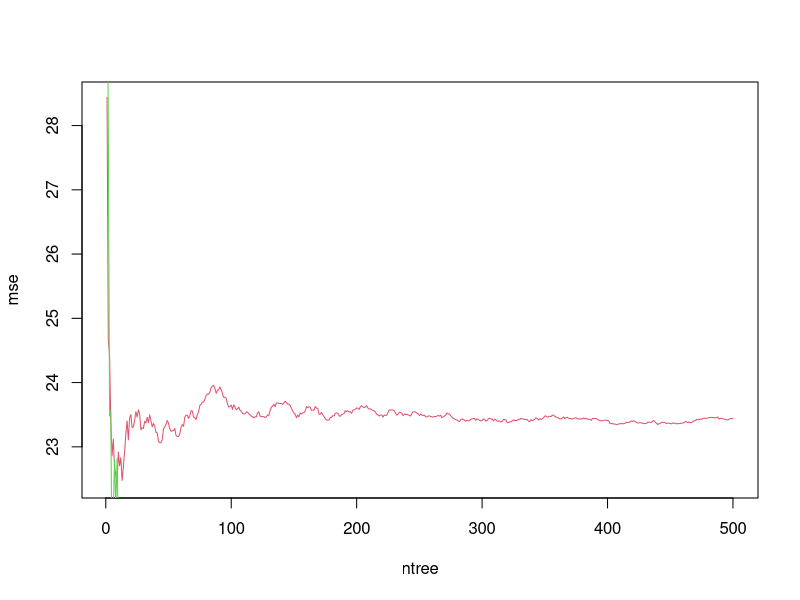

Here is the R script that generated this plot:

library(MASS)
library(randomForest)

names(Boston)

#create training data and test data
set.seed(1)
train = sample(1:nrow(Boston),nrow(Boston)/2)
x_train = Boston[train,-14]
y_train = Boston[train,14]
x_test = Boston[-train,-14]
y_test = Boston[-train,14]

#Choosing the size of p
p1 = ncol(Boston)-1
p2 = sqrt(p1)
p3 = p1/2

set.seed(1)
rf.model.p1 = randomForest(x_train,y_train,x_test,y_test,mtry=p1,ntree=500)
rf.model.p2 = randomForest(x_train,y_train,x_test,y_test,mtry=p2,ntree=500)

plot(rf.model.p1$test$mse,type="l",col="2",xlab="ntree",ylab="mse")
lines(1:500,rf.model.p2$test$mse,type="l",col="3")

#We can see that that mtry=p2 gives a model with lower mean squared error.
#We can find what number of trees that gives the lowest mean squared error in rf.model.p2
which.min(rf.model.p2$test$mse)

#Now we will use ntree =39 and mtry = p2 to retrain the regression tree model
rf.model = randomForest(x_train,y_train,x_test,y_test,mtry=p2,ntree=39)

cor(rf.model$test$predicted,y_test)
